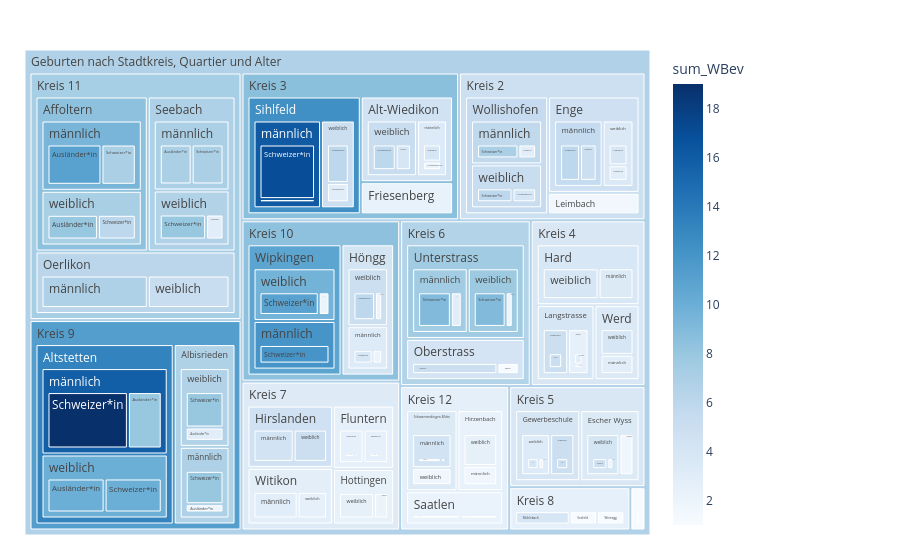

The code cell stored with this chart in its notebook:
### Code cell
fig = px.treemap(myTreemapAgg.reset_index(), path=[px.Constant("Geburten nach Stadtkreis, Quartier und Alter"), 'KreisLang','QuarLang','SexLang', 'HerkunftLang']
                 , values='sum_WBev'
                 , color='sum_WBev'
                 ## bei discrete scales (bei Klassen und Strings):                 
                 #, color_discrete_map={'(?)':'lightgrey','EVP':'gold', 'SP':'#FF3030', 'PdA':'#EE3B3B', 'Grüne':'#A2CD5A','GLP':'#CAFF70','Die Mitte':'orange','FDP':'#104E8B','AL':'deeppink','SVP':'forestgreen', 'FL ZÜRI':'#8B864E','Volt':'#lightblue' }                
                 ## bei continuous scales (bei Zahlenwerten):
                , color_continuous_scale='Blues'
                #, color_continuous_midpoint=np.average(df['AnzBestWir'], weights=df['AnzBestWir'])  
                 #,height=400
                 #,width=1500                 
                )
fig.update_traces(root_color="grey")
fig.update_layout(margin = dict(t=50, l=25, r=250, b=25))
fig.show()

### Figure 1 — Plotly figure (JSON) as saved in the notebook; plotly's stock layout.template omitted (floating-point values rounded to 4 significant figures; data arrays with more than 128 entries replaced by an {"elided": "..."} marker saying what was removed)
{"data": [{"branchvalues": "total", "customdata": {"elided": "209x1 float values"}, "domain": {"x": [0, 1], "y": [0, 1]}, "hovertemplate": "labels=%{label}<br>sum_WBev_sum=%{value}<br>parent=%{parent}<br>id=%{id}<br>sum_WBev=%{color}<extra></extra>", "ids": {"elided": "209 str values"}, "labels": {"elided": "209 str values"}, "marker": {"coloraxis": "coloraxis", "colors": {"elided": "209 float values"}}, "name": "", "parents": {"elided": "209 str values"}, "root": {"color": "grey"}, "type": "treemap", "values": {"elided": "209 int values"}}], "layout": {"coloraxis": {"colorbar": {"title": {"text": "sum_WBev"}}, "colorscale": [[0, "rgb(247,251,255)"], [0.125, "rgb(222,235,247)"], [0.25, "rgb(198,219,239)"], [0.375, "rgb(158,202,225)"], [0.5, "rgb(107,174,214)"], [0.625, "rgb(66,146,198)"], [0.75, "rgb(33,113,181)"], [0.875, "rgb(8,81,156)"], [1, "rgb(8,48,107)"]]}, "legend": {"tracegroupgap": 0}, "margin": {"b": 25, "l": 25, "r": 250, "t": 50}}}
